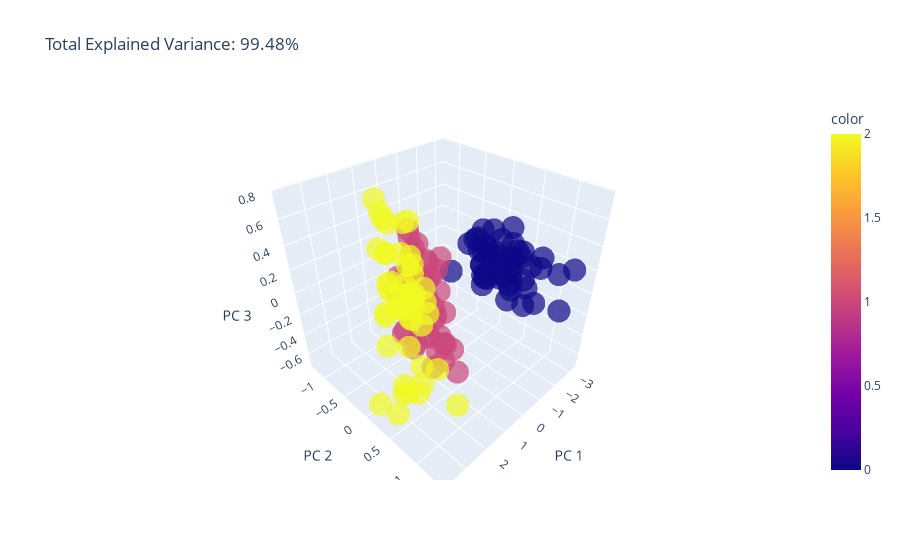

Notebook code for this chart:
### Markdown cell above
### Con PCA 3

### Code cell
import plotly.express as px

fig = px.scatter_3d(
    X_pca3, x=0, y=1, z=2,
    color=y,
    opacity=0.7,
    title=f'Total Explained Variance: {total_var_pca_3.round(2)}%',
    labels={'0': 'PC 1', '1': 'PC 2', '2': 'PC 3'}
)
fig.show()

### Figure 1 — Plotly figure (JSON) as saved in the notebook; plotly's stock layout.template omitted (floating-point values rounded to 4 significant figures; data arrays with more than 128 entries replaced by an {"elided": "..."} marker saying what was removed)
{"data": [{"hovertemplate": "PC 1=%{x}<br>PC 2=%{y}<br>PC 3=%{z}<br>color=%{marker.color}<extra></extra>", "legendgroup": "", "marker": {"color": {"elided": "150 int values"}, "coloraxis": "coloraxis", "opacity": 0.7, "symbol": "circle"}, "mode": "markers", "name": "", "scene": "scene", "showlegend": false, "type": "scatter3d", "x": {"elided": "150 float values"}, "y": {"elided": "150 float values"}, "z": {"elided": "150 float values"}}], "layout": {"coloraxis": {"colorbar": {"title": {"text": "color"}}, "colorscale": [[0, "#0d0887"], [0.1111, "#46039f"], [0.2222, "#7201a8"], [0.3333, "#9c179e"], [0.4444, "#bd3786"], [0.5556, "#d8576b"], [0.6667, "#ed7953"], [0.7778, "#fb9f3a"], [0.8889, "#fdca26"], [1, "#f0f921"]]}, "legend": {"tracegroupgap": 0}, "scene": {"domain": {"x": [0, 1], "y": [0, 1]}, "xaxis": {"title": {"text": "PC 1"}}, "yaxis": {"title": {"text": "PC 2"}}, "zaxis": {"title": {"text": "PC 3"}}}, "title": {"text": "Total Explained Variance: 99.48%"}}}
